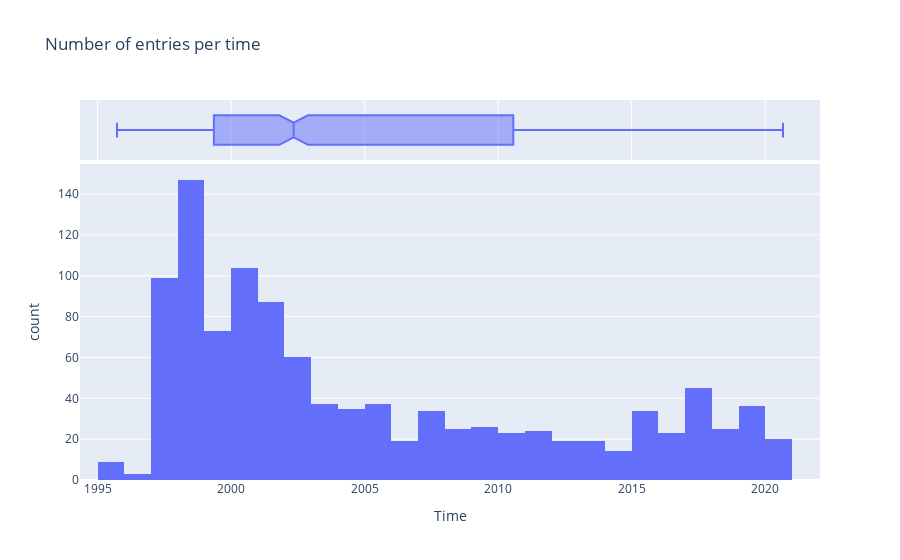

Notebook code for this chart:
### Markdown cell above
### Time

Must be set to daily frequency. If multiple data points are available for a single day, the mean is taken.

### Code cell
px.histogram(
    index,
    x="time",
    title="Number of entries per time",
    labels=dict(
        time="Time",
        count="Number of entries",
    ),
    marginal="box",
)

### Figure 1 — Plotly figure (JSON) as saved in the notebook; plotly's stock layout.template omitted (floating-point values rounded to 4 significant figures; data arrays with more than 128 entries replaced by an {"elided": "..."} marker saying what was removed)
{"data": [{"alignmentgroup": "True", "bingroup": "x", "hovertemplate": "Time=%{x}<br>count=%{y}<extra></extra>", "legendgroup": "", "marker": {"color": "#636efa", "pattern": {"shape": ""}}, "name": "", "offsetgroup": "", "orientation": "v", "showlegend": false, "type": "histogram", "x": {"elided": "1077 str values"}, "xaxis": "x", "yaxis": "y"}, {"alignmentgroup": "True", "hovertemplate": "Time=%{x}<extra></extra>", "legendgroup": "", "marker": {"color": "#636efa"}, "name": "", "notched": true, "offsetgroup": "", "showlegend": false, "type": "box", "x": {"elided": "1077 str values"}, "xaxis": "x2", "yaxis": "y2"}], "layout": {"barmode": "relative", "legend": {"tracegroupgap": 0}, "title": {"text": "Number of entries per time"}, "xaxis": {"anchor": "y", "domain": [0, 1], "title": {"text": "Time"}}, "xaxis2": {"anchor": "y2", "domain": [0, 1], "matches": "x", "showgrid": true, "showticklabels": false}, "yaxis": {"anchor": "x", "domain": [0, 0.8316], "title": {"text": "count"}}, "yaxis2": {"anchor": "x2", "domain": [0.8416, 1], "matches": "y2", "showgrid": false, "showline": false, "showticklabels": false, "ticks": ""}}}
